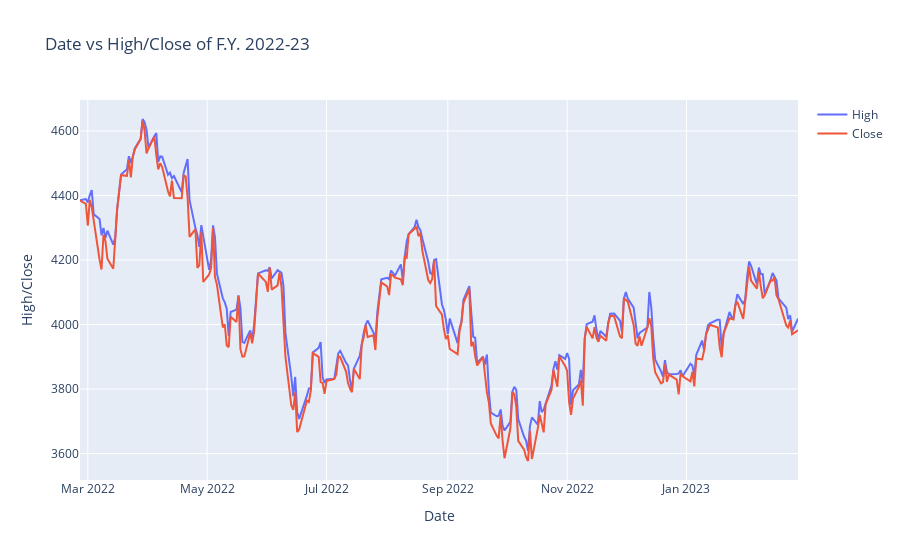

Here is the notebook cell this chart was saved with:
### Code cell
fig = go.Figure(data=go.Scatter(x=data['Date'][:252],y=data['High'][:252], mode='lines', name = 'High'))
# Add Scatter plot
fig.add_scatter(x=data['Date'][:252], y=data['Close'][:252], name = 'Close')
fig.update_layout(title='Date vs High/Close of F.Y. 2022-23',xaxis_title='Date', yaxis_title='High/Close') 

fig.show()

### Figure 1 — Plotly figure (JSON) as saved in the notebook; plotly's stock layout.template omitted (floating-point values rounded to 4 significant figures; data arrays with more than 128 entries replaced by an {"elided": "..."} marker saying what was removed)
{"data": [{"mode": "lines", "name": "High", "type": "scatter", "x": {"elided": "252 str values"}, "y": {"elided": "252 float values"}}, {"name": "Close", "type": "scatter", "x": {"elided": "252 str values"}, "y": {"elided": "252 float values"}}], "layout": {"title": {"text": "Date vs High/Close of F.Y. 2022-23"}, "xaxis": {"title": {"text": "Date"}}, "yaxis": {"title": {"text": "High/Close"}}}}
